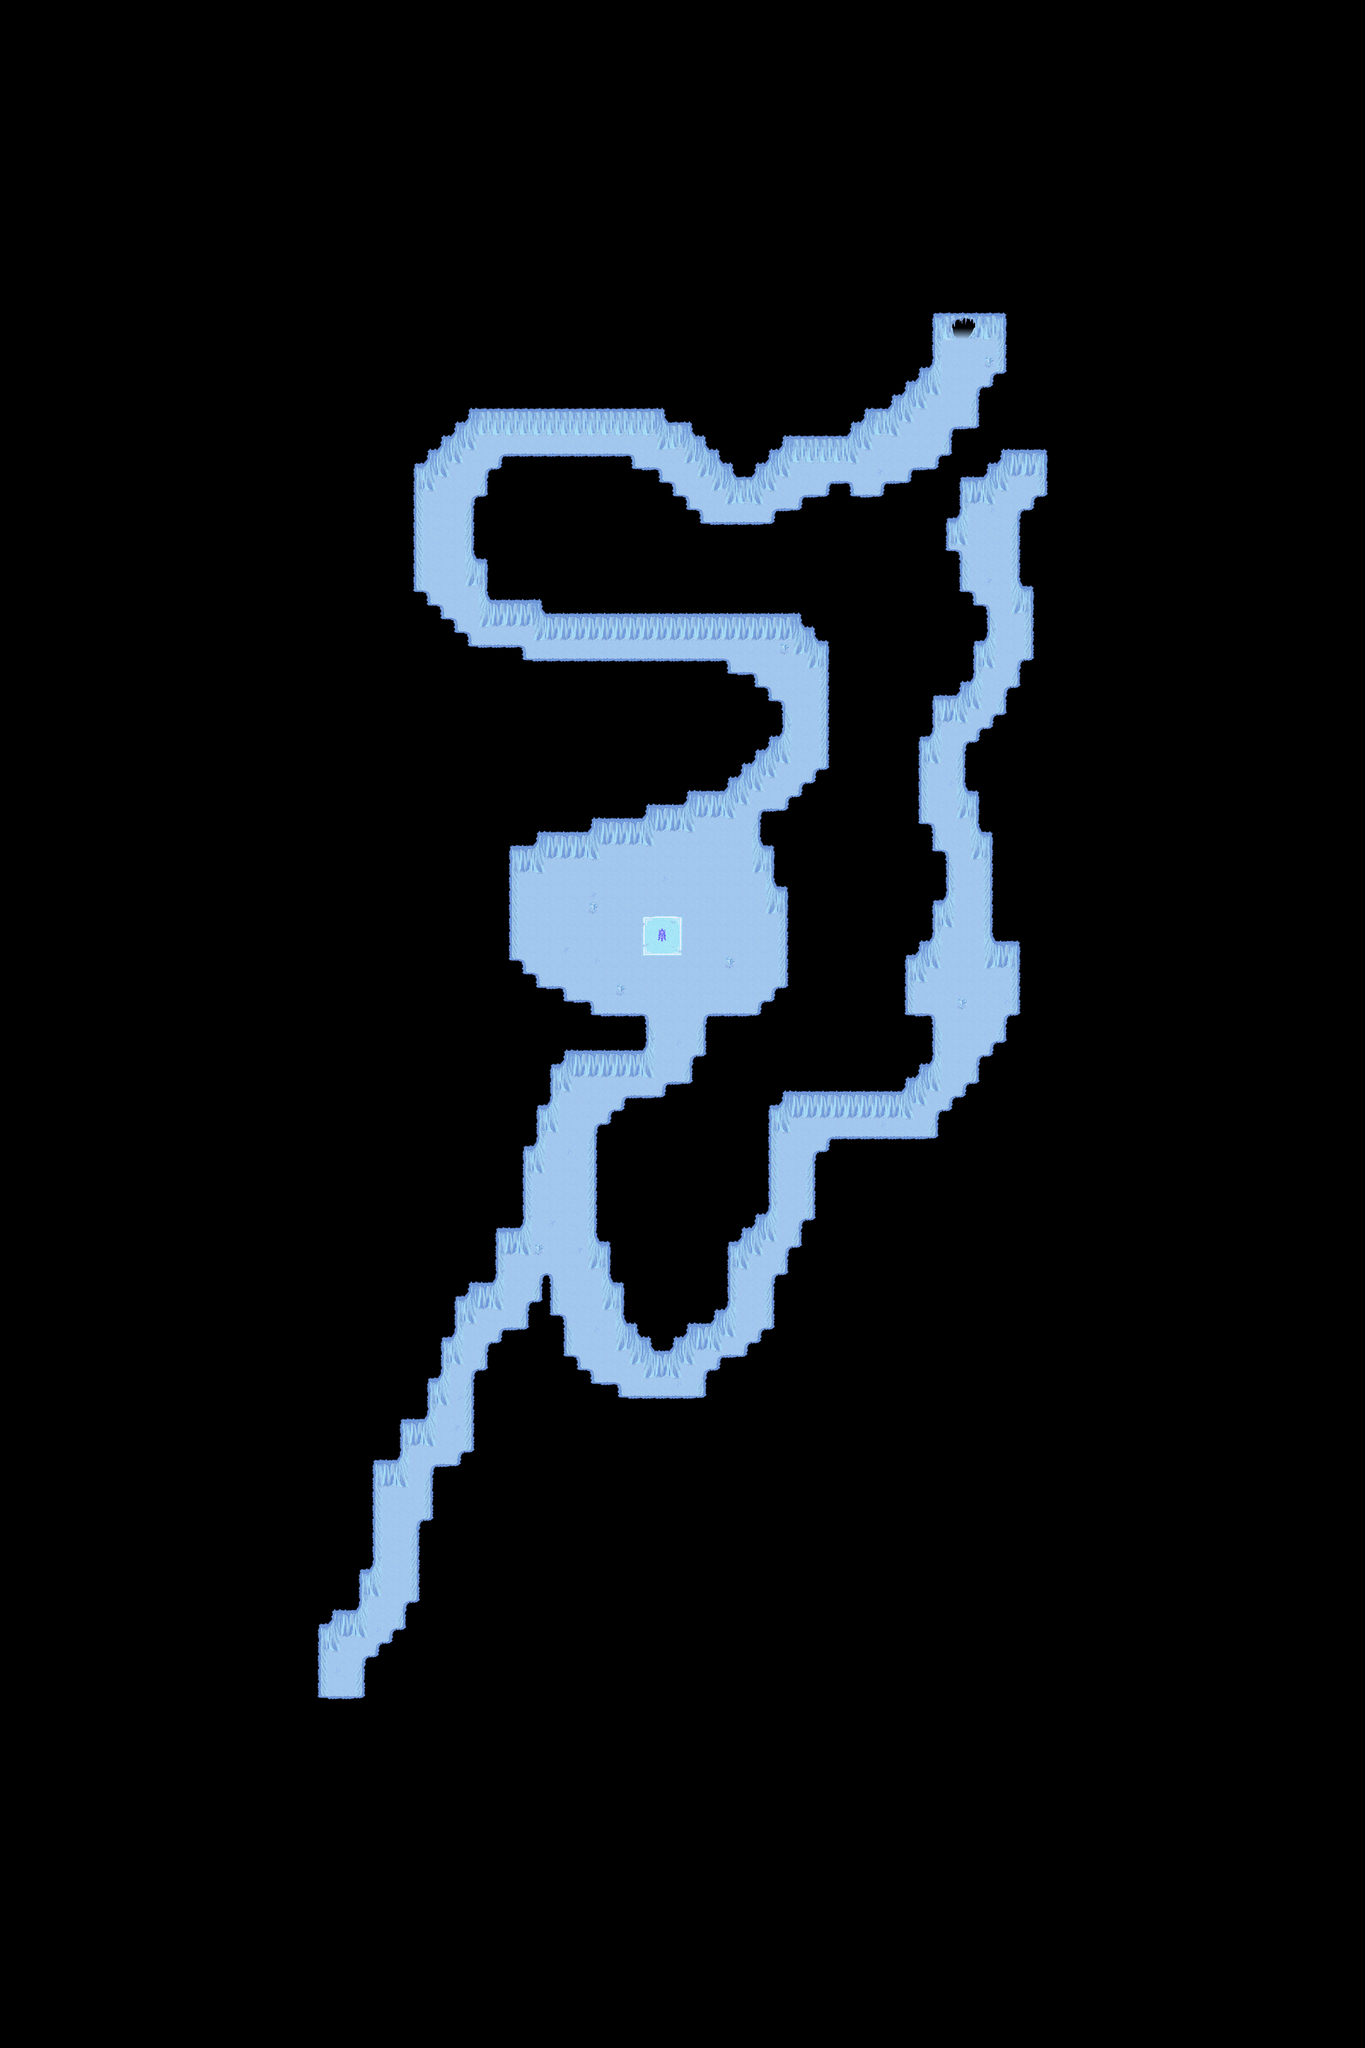

Tiled map render using the project's own tile images. Description and the map definition, with tile-layer contents summarised, below:
An orthogonal 100x150 tile map with 32x32 px tiles, 4 tile layers (Ground, Ground2, Fringe, Over), 2 hidden layers not drawn, 2 tilesets and 7 objects (4x spawn, 2x warp, particle_effect).

<map version="1.4" tiledversion="1.4.1" orientation="orthogonal" renderorder="right-down" width="100" height="150" tilewidth="32" tileheight="32" infinite="0" nextlayerid="9" nextobjectid="18">
 <properties>
  <property name="background0image" value="graphics/images/spit23loginwallpaper_800x600.png" />
  <property name="author" value="The Mana World Team" />
  <property name="license" value="GPL v2+" />
  <property name="manaplus version" value="2" />
  <property name="minimap" value="graphics/minimaps/021-3.png" />
  <property name="music" value="icecave.ogg" />
  <property name="name" value="Deeper Snow Cave" />
 </properties>
 <tileset firstgid="1" source="../graphics/tilesets/collision.tsx" />
 <tileset firstgid="10" source="../graphics/tilesets/icecave.tsx" />
 <layer id="1" name="Ground" width="100" height="150">
  <data>[15000 cells, 15000 non-empty, 49 distinct tile ids]</data>
 </layer>
 <layer id="2" name="Ground2" width="100" height="150">
  <data>[15000 cells, 8 non-empty, 2 distinct tile ids]</data>
 </layer>
 <layer id="3" name="Fringe" width="100" height="150">
  <data>[15000 cells, 0 non-empty, 0 distinct tile ids]</data>
 </layer>
 <layer id="4" name="Over" width="100" height="150">
  <data>[15000 cells, 252 non-empty, 7 distinct tile ids]</data>
 </layer>
 <layer id="5" name="Collision" width="100" height="150" visible="0">
  <data>[15000 cells, 14167 non-empty, 1 distinct tile ids]</data>
 </layer>
 <layer id="6" name="Height" width="100" height="150" visible="0">
  <data>[15000 cells, 0 non-empty, 0 distinct tile ids]</data>
 </layer>
 <objectgroup id="7" name="Objects">
  <object id="1" name="graphics/particles/flame.particle.xml" type="particle_effect" x="1536" y="2208" width="32" height="32" />
  <object id="2" name="To Ice Labyrith" type="warp" x="2240" y="768" width="32" height="32">
   <properties>
    <property name="dest_map" value="021-2" />
    <property name="dest_x" value="57" />
    <property name="dest_y" value="48" />
   </properties>
  </object>
  <object id="7" name="To Yeti Kingdom" type="warp" x="768" y="3968" width="64" height="32">
   <properties>
    <property name="dest_map" value="021-4" />
    <property name="dest_x" value="154" />
    <property name="dest_y" value="93" />
    <property name="npc_id" value="SCRIPT" />
   </properties>
  </object>
 </objectgroup>
 <objectgroup color="#ff5500" id="8" name="Spawns">
  <object id="12" name="Moggun" type="spawn" x="608" y="1792" width="1792" height="2216">
   <properties>
    <property name="death" value="30000" />
    <property name="max_beings" value="12" />
    <property name="monster_id" value="1070" />
    <property name="spawn" value="90000" />
   </properties>
  </object>
  <object id="13" name="Blue Slime" type="spawn" x="1088" y="704" width="1400" height="1760">
   <properties>
    <property name="death" value="30000" />
    <property name="max_beings" value="20" />
    <property name="monster_id" value="1087" />
    <property name="spawn" value="30000" />
   </properties>
  </object>
  <object id="14" name="White Slime" type="spawn" x="896" y="224" width="1664" height="3040">
   <properties>
    <property name="death" value="30000" />
    <property name="max_beings" value="15" />
    <property name="monster_id" value="1094" />
    <property name="spawn" value="100000" />
   </properties>
  </object>
  <object id="17" name="Yeti" type="spawn" x="896" y="1216" width="1728" height="1728">
   <properties>
    <property name="death" value="30000" />
    <property name="max_beings" value="5" />
    <property name="monster_id" value="1064" />
    <property name="spawn" value="90000" />
   </properties>
  </object>
 </objectgroup>
</map>
